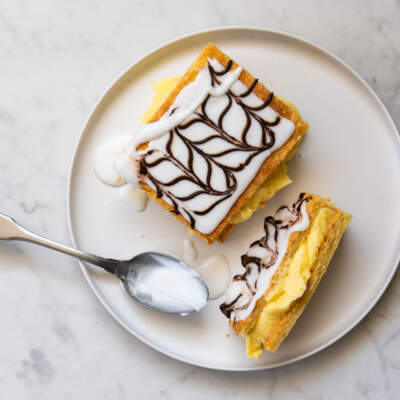
#> input picture SystemyMultimedialne/Lab10/cake.jpg, 400 x 400 px, found by its file name
$ python results.py
#> lines starting #> are read from the running program, lines starting #| are printed output that depends on the picture
### SystemyMultimedialne/Lab10/main.py

import numpy as np
import matplotlib.pyplot as plt
import cv2
import random
from skimage.metrics import structural_similarity
from skimage.metrics import mean_squared_error
from skimage.metrics import normalized_root_mse
import pandas as pd
from sklearn.linear_model import LinearRegression

'''KOMPRESJA DO JPEG'''

def compress_jpg(img, quality):
    encode_param = [int(cv2.IMWRITE_JPEG_QUALITY), quality]
    result, encimg = cv2.imencode('.jpg', img, encode_param)
    decimg = cv2.imdecode(encimg, 1)
    return decimg

'''ROZMYWANIE'''

def blur_mean(img, box_size):
    return cv2.blur(img, (box_size, box_size))

def blur_gaussian(img, box_size, sigma):
    return cv2.GaussianBlur(img, (box_size, box_size), sigma)

def blur_median(img, box_size):
    return cv2.medianBlur(img, box_size)

def blur_bilateral(img, box_size, sigma_color, sigma_space):
    return cv2.bilateralFilter(img, box_size, sigma_color, sigma_space)

'''ZASZUMIENIE'''

# [15 lines left out: functions noise_gauss, noise_vals, noise_rand, not called in this run]

'''SÓL I PIEPRZ'''

# [14 lines left out: function noise_SnP, not called in this run]

'''OBIEKTYWNE MIARY JAKOŚCI'''

# [65 lines left out: functions mse, nmse, psnr, if0, not called in this run]

# to do
def ssim(K, I):
    return structural_similarity(K, I, channel_axis=2)


'''WCZYTANIE OBRAZU'''

_img=cv2.imread('Lab10/cake.jpg')
img = cv2.cvtColor(_img, cv2.COLOR_BGR2RGB)

# [74 lines of commented-out code are left out]

results = pd.read_csv("Lab10/kwiat - jpg.csv")
#> (reads SystemyMultimedialne/Lab10/kwiat - jpg.csv from the repository)

imgs = []
for i in range(10):
    imgs.append("img" + str(i))


# [10 lines of commented-out code are left out]

norms = [
    ssim(compress_jpg(img, 90), img),
    ssim(compress_jpg(img, 80), img),
    ssim(compress_jpg(img, 70), img),
    ssim(compress_jpg(img, 60), img),
    ssim(compress_jpg(img, 50), img),
    ssim(compress_jpg(img, 40), img),
    ssim(compress_jpg(img, 30), img),
    ssim(compress_jpg(img, 25), img),
    ssim(compress_jpg(img, 15), img),
    ssim(compress_jpg(img, 5), img),
]
#> in compress_jpg, `decimg = cv2.imdecode(encimg, 1)`:
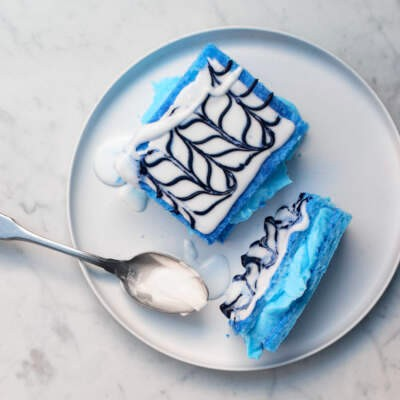
#> decimg: shape (400, 400, 3); mean B, G, R 195.4, 185.7, 175.3
#> in compress_jpg (call 9), `encode_param = [int(cv2.IMWRITE_JPEG_QUALITY), quality]`: encode_param = [1, 15]
#> in compress_jpg (call 9), `result, encimg = cv2.imencode('.jpg', img, encode_param)`: encimg = 7960 values, max 255 at index 0, min 0 at index 4, mean 112.2
#> in compress_jpg (call 9), `decimg = cv2.imdecode(encimg, 1)`:
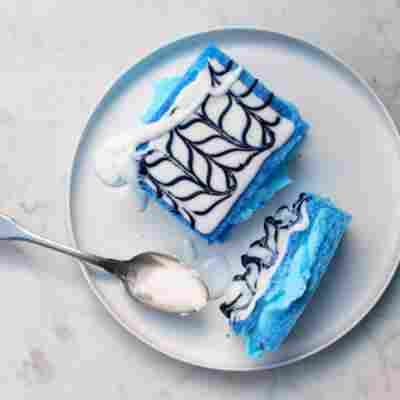
#> decimg: shape (400, 400, 3); mean B, G, R 194.8, 185.8, 175.2
#> in compress_jpg (call 10), `encode_param = [int(cv2.IMWRITE_JPEG_QUALITY), quality]`: encode_param = [1, 5]
#> in compress_jpg (call 10), `result, encimg = cv2.imencode('.jpg', img, encode_param)`: encimg = 5018 values, max 255 at index 0, min 0 at index 4, mean 98.12
#> in compress_jpg (call 10), `decimg = cv2.imdecode(encimg, 1)`:
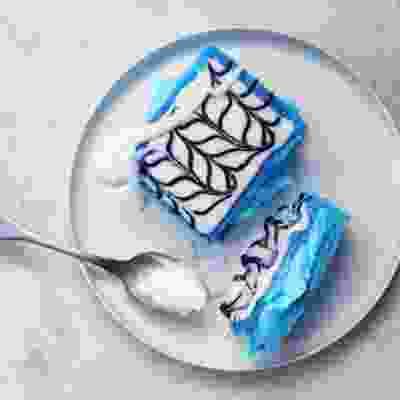
#> decimg: shape (400, 400, 3); mean B, G, R 194, 186.1, 177
#> norms = [0.985, 0.978, 0.973, 0.97, 0.963, 0.951, 0.93, 0.922, 0.889, 0.772]

# norms = [
#     mse(edited1, img),
#     mse(edited2, img),
#     mse(edited3, img),
#     mse(edited4, img),
#     mse(edited5, img),
#     mse(edited6, img),
#     mse(edited7, img),
#     mse(edited8, img),
#     mse(edited9, img),
#     mse(edited10, img),
# ]


# norms = [2209.044383, 56.369219, 256.741198, 256.741198, 475.272304, 7.552477, 143.069546, 155.411983, 79.662363, 36.820629]


# [152 lines that do not run on import are left out]

### SystemyMultimedialne/Lab10/results.py
from tokenize import Name
import pandas as pd
from sklearn.linear_model import LinearRegression
from main import *

results = pd.read_csv("Lab10/ciasto - szum.csv")
#> (reads SystemyMultimedialne/Lab10/ciasto - szum.csv from the repository)

imgs = []
for i in range(10):
    imgs.append("img" + str(i))

edited1 = compress_jpg(img, 90)
edited2 = compress_jpg(img, 80)
edited3 = compress_jpg(img, 70)
edited4 = compress_jpg(img, 60)
edited5 = compress_jpg(img, 50)
edited6 = compress_jpg(img, 40)
edited7 = compress_jpg(img, 30)
edited8 = compress_jpg(img, 25)
edited9 = compress_jpg(img, 15)
edited10 = compress_jpg(img, 5)

# norms = [
#     nmse(noise_SnP(img), img),
#     nmse(noise_gauss(img, 0.3), img),
#     nmse(noise_gauss(img, 0.65), img),
#     nmse(noise_gauss(img, 0.7), img),
#     nmse(noise_gauss(img, 0.9), img),
#     nmse(noise_vals(img, 0.1), img),
#     nmse(noise_vals(img, 0.005), img),
#     nmse(noise_rand(img, 0.9), img),
#     nmse(noise_rand(img, 0.65), img),
#     nmse(noise_rand(img, 0.45), img),
# ]

# norms = [
#     mse(edited1, img),
#     mse(edited2, img),
#     mse(edited3, img),
#     mse(edited4, img),
#     mse(edited5, img),
#     mse(edited6, img),
#     mse(edited7, img),
#     mse(edited8, img),
#     mse(edited9, img),
#     mse(edited10, img),
# ]


norms = [2209.044383, 56.369219, 256.741198, 256.741198, 475.272304, 7.552477, 143.069546, 155.411983, 79.662363, 36.820629]


if __name__ == "__main__":

    # user_name = results.iloc[0, 1]
    # user = results.iloc[0, 1:]


    base=pd.DataFrame(data=results).transpose()
    badani = base.iloc[1]
    base = base.drop(base.index[[0, 1]])


    base.index = imgs

    base.assign(Name="norms")
    base.insert(0, "norms", norms)

    col = ["norms"]
    for badany in badani:
        col.append(badany)
    base.columns = col

    base = base.reindex(sorted(base.columns), axis=1)

    mos = []

    for i in range(len(imgs)):
        mos.append(list(base.iloc[i, :-1].values))

    print(mos)

    # symbol = []

    print(base)

    # [6 lines of commented-out code are left out]

    for i in range(len(imgs)):
        plt.plot(i, mos[i][0], "r*")
        plt.plot(i, mos[i][1], "r*")
        plt.plot(i, mos[i][2], "r*")
        plt.plot(i, mos[i][3], "g^")
        plt.plot(i, mos[i][4], "g^")
        plt.plot(i, mos[i][5], "g^")
        plt.plot(i, mos[i][6], "bv")
        plt.plot(i, mos[i][7], "bv")
        plt.plot(i, mos[i][8], "bv")
    plt.xticks(np.arange(len(imgs)), imgs)
    plt.show()
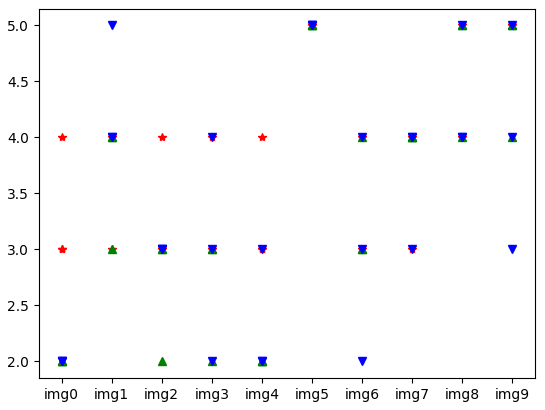
#> figure drawn by matplotlib, 1 panel

    """agregated dla badanego"""

    symbol1 = ["r*", "g^"]
    for i in range(len(imgs)):
        plt.plot(i, np.sum(mos[i][0:3])/3, "r*")
        plt.plot(i, np.sum(mos[i][3:6])/3, "g^")
        plt.plot(i, np.sum(mos[i][6:])/3, "bv")
    plt.xticks(np.arange(len(imgs)), imgs)
    plt.show()
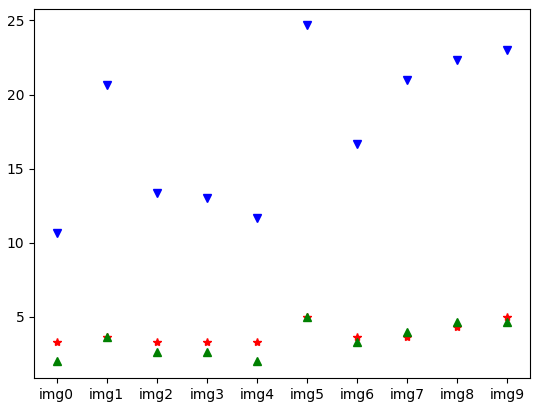
#> figure drawn by matplotlib, 1 panel

    """agreggated"""
    for i in range(len(imgs)):
        plt.plot(i, np.sum(mos[i][:])/9, "r*")
    plt.xticks(np.arange(len(imgs)), imgs)
    plt.show()

    """mos + miary"""

    base = base.sort_values(by=['norms'])
    print(base)

    # model = LinearRegression()
    # model.fit(base.iloc[:, -1].values, mos[:][:])

    mos = []

    for i in range(len(imgs)):
        mos.append(list(base.iloc[i, :-1].values))

    for i in range(len(imgs)):
        plt.plot(base.iloc[i, -1], mos[i][0], "r*")
        plt.plot(base.iloc[i, -1], mos[i][1], "r*")
        plt.plot(base.iloc[i, -1], mos[i][2], "r*")
        plt.plot(base.iloc[i, -1], mos[i][3], "g^")
        plt.plot(base.iloc[i, -1], mos[i][4], "g^")
        plt.plot(base.iloc[i, -1], mos[i][5], "g^")
        plt.plot(base.iloc[i, -1], mos[i][6], "bv")
        plt.plot(base.iloc[i, -1], mos[i][7], "bv")
        plt.plot(base.iloc[i, -1], mos[i][8], "bv")
    plt.xticks(np.round(base.iloc[:, -1].values))
    plt.show()
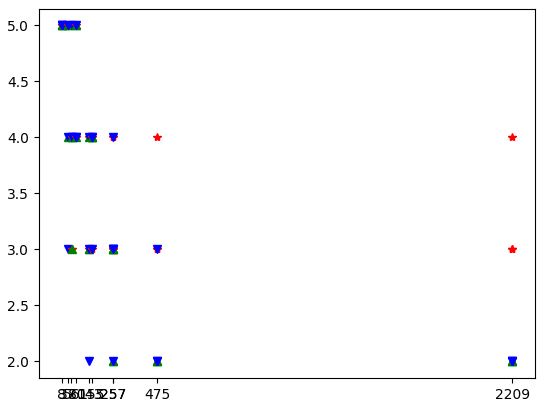
#> figure drawn by matplotlib, 1 panel

    """agregated dla badanego + mos"""

    symbol1 = ["r*", "g^"]
    for i in range(len(imgs)):
        plt.plot(base.iloc[i, -1], np.sum(mos[i][0:3])/3, "r*")
        plt.plot(base.iloc[i, -1], np.sum(mos[i][3:6])/3, "g^")
        plt.plot(base.iloc[i, -1], np.sum(mos[i][6:])/3, "bv")
    plt.xticks(np.round(base.iloc[:, -1].values))
    plt.show()
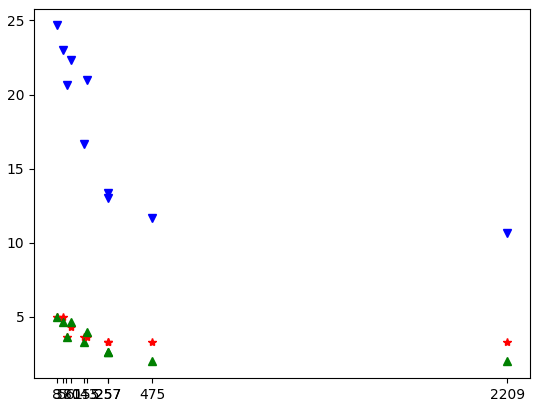
#> figure drawn by matplotlib, 1 panel

    """agreggated"""
    for i in range(len(imgs)):
        plt.plot(base.iloc[i, -1], np.sum(mos[i][:])/9, "r*")
    plt.xticks(np.round(base.iloc[:, -1].values))
    plt.show()
